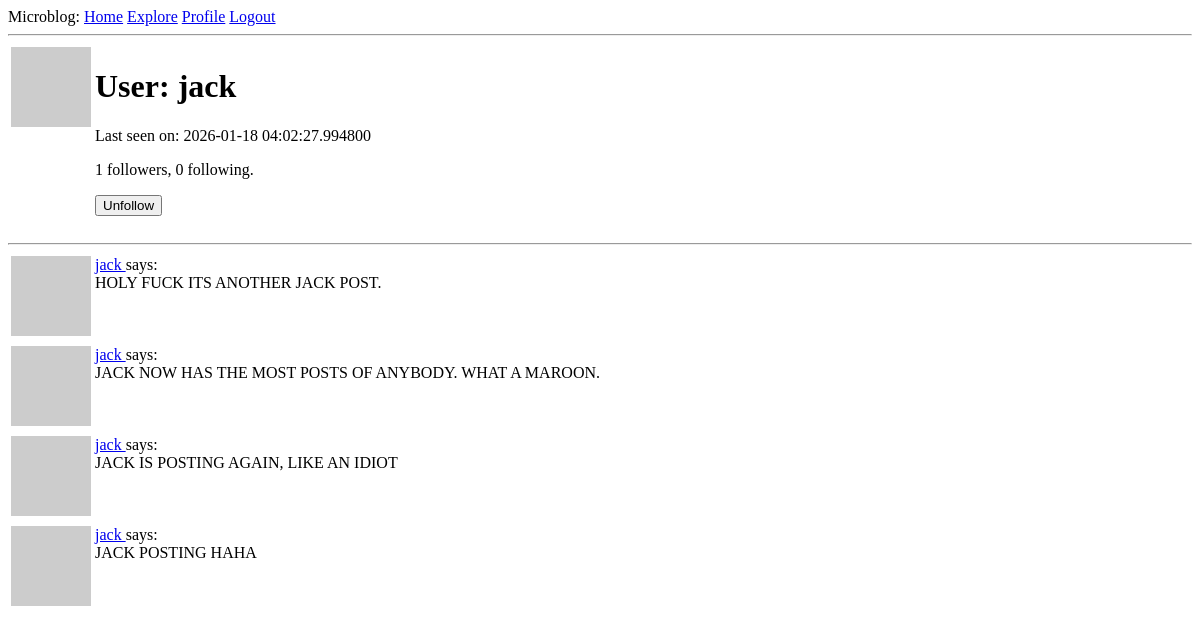
Before: /user/jack (signed in) with the older database file.
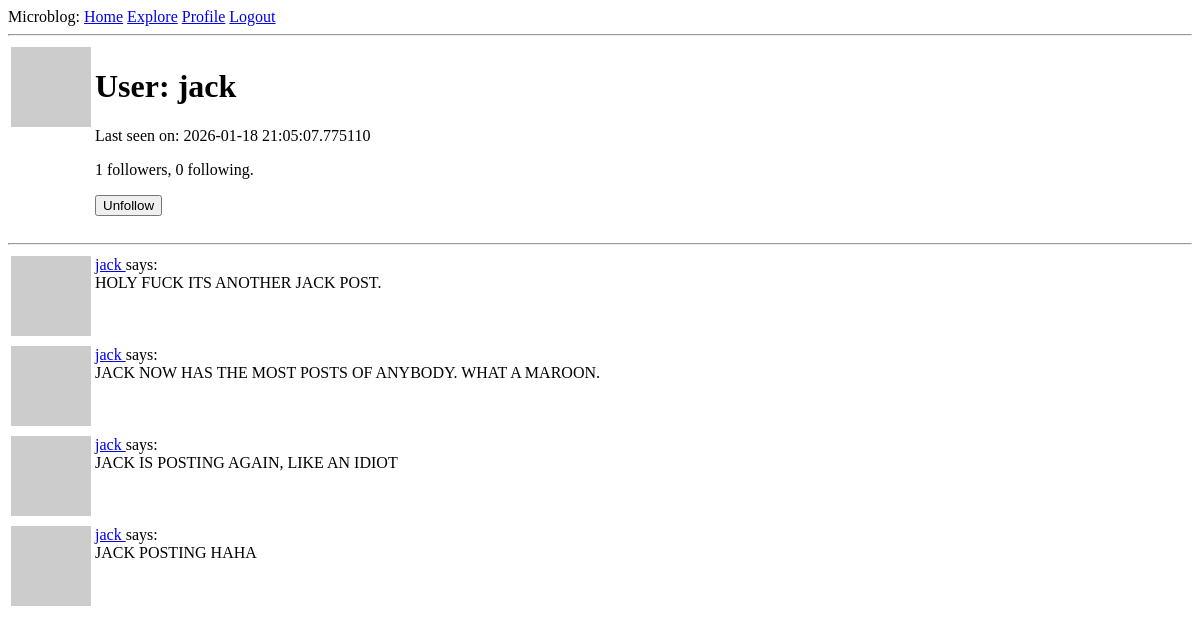
After: the same page with the newer database file.
### app/models.py (models this page shows, shortened)
class User(UserMixin, db.Model):
    id: so.Mapped[int] = so.mapped_column(primary_key=True)
    username: so.Mapped[str] = so.mapped_column(sa.String(64), index=True, unique=True)
    email: so.Mapped[str] = so.mapped_column(sa.String(120), index=True, unique=True)
    password_hash: so.Mapped[Optional[str]] = so.mapped_column(sa.String(256))
    about_me: so.Mapped[Optional[str]] = so.mapped_column(sa.String(140))
    last_seen: so.Mapped[Optional[datetime]] = so.mapped_column(
        default=lambda: datetime.now(timezone.utc))
    posts: so.WriteOnlyMapped['Post'] = so.relationship(back_populates='author')
    following: so.WriteOnlyMapped['User'] = so.relationship(
        secondary=followers, primaryjoin=(followers.c.follower_id == id),
        secondaryjoin=(followers.c.followed_id == id),
        back_populates='followers')
    followers: so.WriteOnlyMapped['User'] = so.relationship(
        secondary=followers, primaryjoin=(followers.c.followed_id == id),
        secondaryjoin=(followers.c.follower_id == id),
        back_populates='following')
    def avatar(self, size):
        digest = md5(self.email.lower().encode('utf-8')).hexdigest()
        return f'https://www.gravatar.com/avatar/{digest}?d=identicon&s={size}'
    def is_following(self, user):
        query = self.following.select().where(User.id == user.id)
        return db.session.scalar(query) is not None
    def followers_count(self):
        query = sa.select(sa.func.count()).select_from(
            self.followers.select().subquery())
        return db.session.scalar(query)
    def following_count(self):
        query = sa.select(sa.func.count()).select_from(
            self.following.select().subquery())
        return db.session.scalar(query)

class Post(db.Model):
    id: so.Mapped[int] = so.mapped_column(primary_key=True)
    body: so.Mapped[str] = so.mapped_column(sa.String(140))
    timestamp: so.Mapped[datetime] = so.mapped_column(index=True, default=lambda: datetime.now(timezone.utc))
    user_id: so.Mapped[int] = so.mapped_column(sa.ForeignKey(User.id), index=True)
    author: so.Mapped[User] = so.relationship(back_populates='posts')

### app/routes.py (the view)
@app.route('/user/<username>')
@login_required
def user(username):
    user = db.first_or_404(sa.select(User).where(User.username == username))
    page = request.args.get('page', 1, type=int)
    query = user.posts.select().order_by(Post.timestamp.desc())
    posts = db.paginate(query, page=page, per_page=app.config['POSTS_PER_PAGE'], error_out=False)
    next_url = url_for('user', username=user.username, page=posts.next_num) \
        if posts.has_next else None
    prev_url = url_for('user', username=user.username, page=posts.prev_num) \
        if posts.has_prev else None
    form = EmptyForm()
    return render_template('user.html', user=user, posts=posts.items, next_url=next_url, prev_url=prev_url, form=form)

### app/forms.py
class EmptyForm(FlaskForm):
    submit = SubmitField('Submit')

### app/models.py (called while the page is built)
@login.user_loader
def load_user(id):
    return db.session.get(User, int(id))

### app/routes.py (called while the page is built)
@app.before_request
def before_request():
    if current_user.is_authenticated:
        current_user.last_seen = datetime.now(timezone.utc)
        db.session.commit()

### app/templates/user.html (shortened to what this page needs)
{% extends "base.html" %}
{% block content %}
    <table>
        <tr valign="top">
            <td><img src="{{ user.avatar(128) }}"></td>
            <td>
                <h1>User: {{ user.username }}</h1>
                {% if user.last_seen %}<p>Last seen on: {{ user.last_seen }}</p>{% endif %}
                <p>{{ user.followers_count() }} followers, {{ user.following_count() }} following.</p>
                {% if user == current_user %}
                <p><a href="{{ url_for('edit_profile') }}">Edit your profile</a></p>
                {% else %}
                <p>
                    <form action="{{ url_for('unfollow', username=user.username) }}" method="post">
                        {{ form.submit(value='Unfollow') }}
                    </form>
                </p>
                {% endif %}
            </td>
        </tr>
    </table>
    <hr>
    {% for post in posts %}
        {% include '_post.html' %}
    {% endfor %}
{% endblock %}

### app/templates/base.html (shortened to what this page needs)
<!doctype html>
<html>
    <head>
    </head>
    <body>
        <div>
            Microblog:
	        <a href="{{ url_for('index') }}">Home</a>
            <a href="{{ url_for('explore') }}">Explore</a>
            {% if current_user.is_anonymous %}
            <a href="{{ url_for('login') }}">Login</a>
            {% else %}
            <a href="{{ url_for('user', username=current_user.username) }}">Profile</a>
            <a href="{{ url_for('logout') }}">Logout</a>
            {% endif %}
	     </div>
         <hr>
	 {% block content %}{% endblock %}
    </body>
</html>

### app/templates/_post.html
    <table>
        <tr valign="top">
            <td><img src="{{ post.author.avatar(36) }}"></td>
            <td>
                <a href="{{ url_for('user', username=post.author.username) }}">
                    {{ post.author.username }}
                </a>
                says:<br>{{ post.body }}
            </td>
        </tr>
    </table>

Changed rows visible on the page:
changed User "jack": last_seen "2026-01-18 04:02:27.994800" → "2026-01-18 21:05:07.775110"
